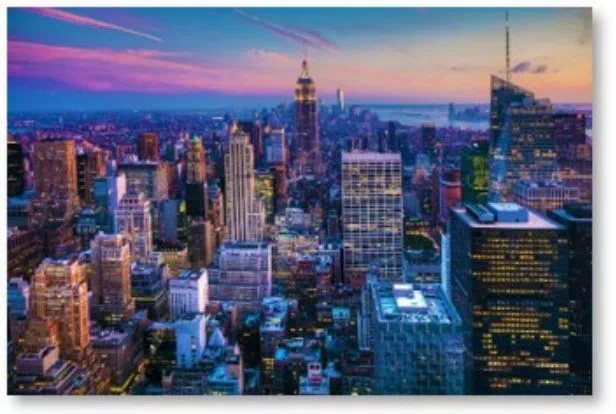
#> input picture develop/opencv/1.png, 616 x 414 px
$ python pic.py
#> lines starting #> are read from the running program, lines starting #| are printed output that depends on the picture
#! /usr/bin/env python2

import cv2

# colored Image
img = cv2.imread ("1.png",1)
#> img is the input picture: shape (414, 616, 3); mean B, G, R 124.7, 99.1, 95.3
# Black and White (gray scale)
img_1 = cv2.imread ("1.png",0)
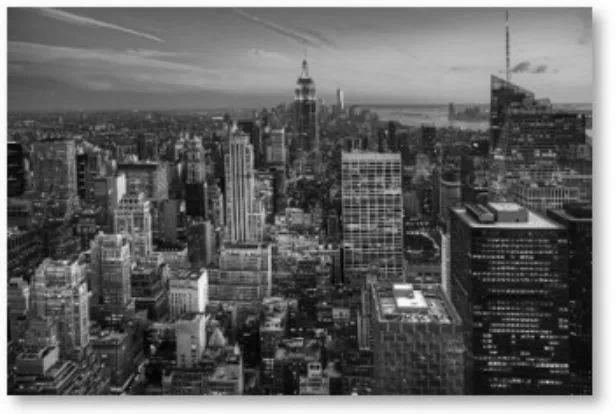
#> img_1: shape (414, 616); min 0, max 255, mean 100.4

# (y, x, color)
print(img.shape)
#| (414, 616, 3)
print(img_1.shape)
#| (414, 616)

cv2.imshow("1", img)
# waitKey(time) time = 0 for long term
cv2.waitKey(0)
cv2.destroyAllWindows()

resized_image = cv2.resize(img, ( int(img.shape[1]/2), int(img.shape[0]/2) ))
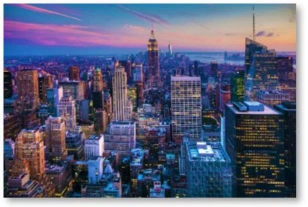
#> resized_image: shape (207, 308, 3); mean B, G, R 124.8, 99.3, 95.4
cv2.imshow("1", resized_image)
cv2.waitKey(0)
cv2.destroyAllWindows()

$ run again, with develop/opencv/2.png copied over develop/opencv/1.png
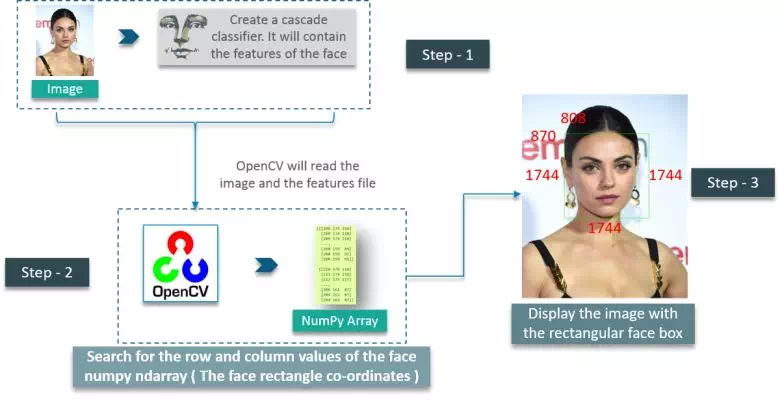
#> input picture develop/opencv/2.png, 780 x 405 px
#> img is the input picture: shape (405, 780, 3); mean B, G, R 227.3, 228.5, 225.5
#> `img_1 = cv2.imread ("1.png",0)`:
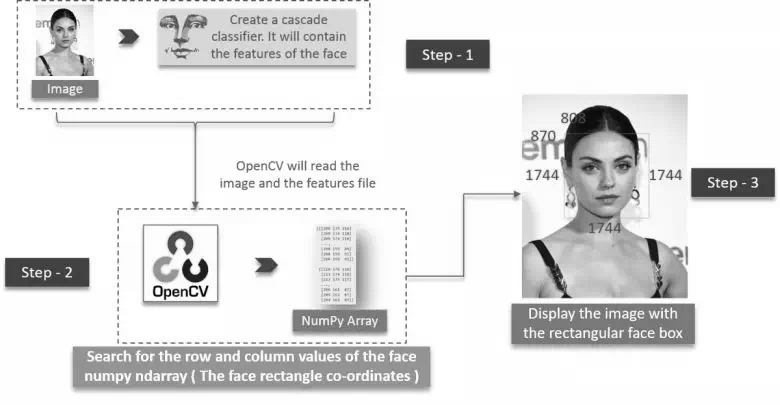
#> img_1: shape (405, 780); min 0, max 255, mean 227.1
#| (405, 780, 3)
#| (405, 780)
#> `resized_image = cv2.resize(img, ( int(img.shape[1]/2), int(img.shape[0..`:
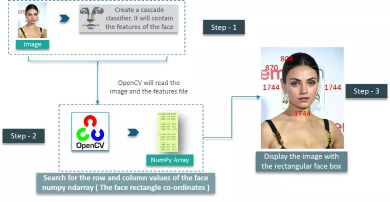
#> resized_image: shape (202, 390, 3); mean B, G, R 227.3, 228.5, 225.5
